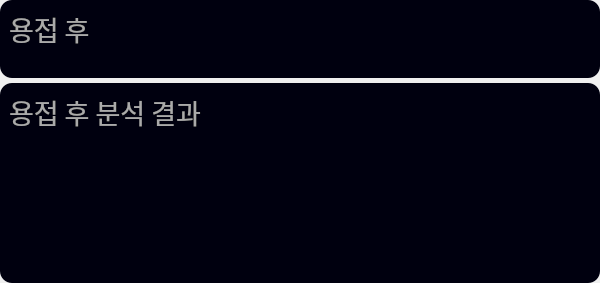
        <widget class="QFrame" name="frame_2">
         <property name="minimumSize">
          <size>
           <width>600</width>
           <height>0</height>
          </size>
         </property>
         <property name="maximumSize">
          <size>
           <width>600</width>
           <height>16777215</height>
          </size>
         </property>
         <property name="styleSheet">
          <string notr="true"/>
         </property>
         <property name="frameShape">
          <enum>QFrame::NoFrame</enum>
         </property>
         <property name="frameShadow">
          <enum>QFrame::Raised</enum>
         </property>
         <layout class="QVBoxLayout" name="verticalLayout_3">
          <property name="spacing">
           <number>5</number>
          </property>
          <property name="leftMargin">
           <number>0</number>
          </property>
          <property name="topMargin">
           <number>0</number>
          </property>
          <property name="rightMargin">
           <number>0</number>
          </property>
          <property name="bottomMargin">
           <number>0</number>
          </property>
          <item>
           <widget class="QFrame" name="incomeBox">
            <property name="font">
             <font>
              <family>Arial Rounded MT Bold</family>
             </font>
            </property>
            <property name="styleSheet">
             <string notr="true">QFrame {
	background-color:  rgb(0, 0, 15);
	border: none;
	border-radius: 12px;
}</string>
            </property>
            <property name="frameShape">
             <enum>QFrame::NoFrame</enum>
            </property>
            <property name="frameShadow">
             <enum>QFrame::Raised</enum>
            </property>
            <layout class="QVBoxLayout" name="verticalLayout_13" stretch="0,0">
             <property name="spacing">
              <number>6</number>
             </property>
             <property name="leftMargin">
              <number>9</number>
             </property>
             <property name="topMargin">
              <number>9</number>
             </property>
             <property name="rightMargin">
              <number>9</number>
             </property>
             <property name="bottomMargin">
              <number>9</number>
             </property>
             <item alignment="Qt::AlignLeft|Qt::AlignTop">
              <widget class="QLabel" name="label_12">
               <property name="font">
                <font>
                 <family>에스코어 드림 6 Bold</family>
                 <pointsize>20</pointsize>
                </font>
               </property>
               <property name="styleSheet">
                <string notr="true">color: rgb(170, 170, 170);</string>
               </property>
               <property name="text">
                <string>용접 후</string>
               </property>
               <property name="margin">
                <number>10</number>
               </property>
              </widget>
             </item>
             <item>
              <widget class="QLabel" name="image2">
               <property name="sizePolicy">
                <sizepolicy hsizetype="Preferred" vsizetype="Expanding">
                 <horstretch>0</horstretch>
                 <verstretch>0</verstretch>
                </sizepolicy>
               </property>
               <property name="styleSheet">
                <string notr="true">color: rgb(170, 170, 170);</string>
               </property>
               <property name="text">
                <string/>
               </property>
               <property name="alignment">
                <set>Qt::AlignCenter</set>
               </property>
              </widget>
             </item>
            </layout>
           </widget>
          </item>
          <item>
           <widget class="QFrame" name="savingsBox">
            <property name="minimumSize">
             <size>
              <width>0</width>
              <height>200</height>
             </size>
            </property>
            <property name="maximumSize">
             <size>
              <width>16777215</width>
              <height>200</height>
             </size>
            </property>
            <property name="sizeIncrement">
             <size>
              <width>0</width>
              <height>0</height>
             </size>
            </property>
            <property name="styleSheet">
             <string notr="true">QFrame {
	background-color:  rgb(0, 0, 15);
	border: none;
	border-radius: 12px;
}</string>
            </property>
            <property name="frameShape">
             <enum>QFrame::NoFrame</enum>
            </property>
            <property name="frameShadow">
             <enum>QFrame::Raised</enum>
            </property>
            <layout class="QVBoxLayout" name="verticalLayout_21">
             <item alignment="Qt::AlignLeft|Qt::AlignTop">
              <widget class="QLabel" name="label_2">
               <property name="font">
                <font>
                 <family>에스코어 드림 6 Bold</family>
                 <pointsize>20</pointsize>
                </font>
               </property>
               <property name="styleSheet">
                <string notr="true">color: rgb(170, 170, 170);</string>
               </property>
               <property name="text">
                <string>용접 후 분석 결과</string>
               </property>
               <property name="margin">
                <number>10</number>
               </property>
              </widget>
             </item>
             <item>
              <widget class="QLabel" name="image2_result">
               <property name="sizePolicy">
                <sizepolicy hsizetype="Preferred" vsizetype="Expanding">
                 <horstretch>0</horstretch>
                 <verstretch>0</verstretch>
                </sizepolicy>
               </property>
               <property name="font">
                <font>
                 <family>에스코어 드림 6 Bold</family>
                 <pointsize>50</pointsize>
                </font>
               </property>
               <property name="styleSheet">
                <string notr="true">color: rgb(7, 255, 119);
padding: 1px;
</string>
               </property>
               <property name="text">
                <string/>
               </property>
               <property name="alignment">
                <set>Qt::AlignCenter</set>
               </property>
              </widget>
             </item>
            </layout>
           </widget>
          </item>
         </layout>
        </widget>
